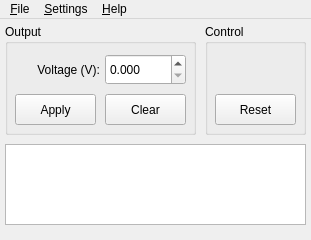
<?xml version="1.0" encoding="UTF-8"?>
<ui version="4.0">
 <class>MainWindow</class>
 <widget class="QMainWindow" name="MainWindow">
  <property name="geometry">
   <rect>
    <x>0</x>
    <y>0</y>
    <width>311</width>
    <height>240</height>
   </rect>
  </property>
  <property name="minimumSize">
   <size>
    <width>311</width>
    <height>240</height>
   </size>
  </property>
  <property name="maximumSize">
   <size>
    <width>311</width>
    <height>240</height>
   </size>
  </property>
  <property name="windowTitle">
   <string>FAU200 Power Supply</string>
  </property>
  <property name="windowIcon">
   <iconset resource="resources.qrc">
    <normaloff>:/icons/icons/active64.png</normaloff>
    <normalon>:/icons/icons/active64.png</normalon>
    <disabledoff>:/icons/icons/greyed64.png</disabledoff>
    <disabledon>:/icons/icons/greyed64.png</disabledon>
    <activeoff>:/icons/icons/active64.png</activeoff>
    <activeon>:/icons/icons/active64.png</activeon>
    <selectedoff>:/icons/icons/selected.png</selectedoff>
    <selectedon>:/icons/icons/selected.png</selectedon>:/icons/icons/active64.png</iconset>
  </property>
  <property name="locale">
   <locale language="English" country="UnitedStates"/>
  </property>
  <widget class="QWidget" name="centralWidget">
   <widget class="QGroupBox" name="groupBoxOutput">
    <property name="geometry">
     <rect>
      <x>5</x>
      <y>5</y>
      <width>191</width>
      <height>111</height>
     </rect>
    </property>
    <property name="title">
     <string>Output</string>
    </property>
    <widget class="QLabel" name="labelVolt">
     <property name="geometry">
      <rect>
       <x>10</x>
       <y>37</y>
       <width>85</width>
       <height>17</height>
      </rect>
     </property>
     <property name="text">
      <string>Voltage (V):</string>
     </property>
     <property name="alignment">
      <set>Qt::AlignRight|Qt::AlignTrailing|Qt::AlignVCenter</set>
     </property>
    </widget>
    <widget class="QDoubleSpinBox" name="doubleSpinBoxVolt">
     <property name="geometry">
      <rect>
       <x>100</x>
       <y>30</y>
       <width>81</width>
       <height>31</height>
      </rect>
     </property>
     <property name="decimals">
      <number>3</number>
     </property>
     <property name="maximum">
      <double>4.095000000000000</double>
     </property>
     <property name="singleStep">
      <double>0.100000000000000</double>
     </property>
    </widget>
    <widget class="QPushButton" name="pushButtonApply">
     <property name="geometry">
      <rect>
       <x>10</x>
       <y>70</y>
       <width>81</width>
       <height>31</height>
      </rect>
     </property>
     <property name="text">
      <string>Apply</string>
     </property>
    </widget>
    <widget class="QPushButton" name="pushButtonClear">
     <property name="geometry">
      <rect>
       <x>100</x>
       <y>70</y>
       <width>81</width>
       <height>31</height>
      </rect>
     </property>
     <property name="text">
      <string>Clear</string>
     </property>
    </widget>
   </widget>
   <widget class="QGroupBox" name="groupBoxControl">
    <property name="geometry">
     <rect>
      <x>205</x>
      <y>5</y>
      <width>101</width>
      <height>111</height>
     </rect>
    </property>
    <property name="title">
     <string>Control</string>
    </property>
    <widget class="QPushButton" name="pushButtonReset">
     <property name="geometry">
      <rect>
       <x>10</x>
       <y>70</y>
       <width>81</width>
       <height>31</height>
      </rect>
     </property>
     <property name="text">
      <string>Reset</string>
     </property>
    </widget>
   </widget>
   <widget class="QTextBrowser" name="textBrowserCommand">
    <property name="geometry">
     <rect>
      <x>5</x>
      <y>125</y>
      <width>301</width>
      <height>81</height>
     </rect>
    </property>
    <property name="font">
     <font>
      <family>Monospace</family>
      <pointsize>9</pointsize>
     </font>
    </property>
   </widget>
  </widget>
  <widget class="QMenuBar" name="menuBar">
   <property name="geometry">
    <rect>
     <x>0</x>
     <y>0</y>
     <width>311</width>
     <height>29</height>
    </rect>
   </property>
   <widget class="QMenu" name="menuFile">
    <property name="title">
     <string>&amp;File</string>
    </property>
    <addaction name="actionQuit"/>
   </widget>
   <widget class="QMenu" name="menuSettings">
    <property name="title">
     <string>&amp;Settings</string>
    </property>
    <addaction name="actionAutoApply"/>
    <addaction name="actionResetClear"/>
    <addaction name="separator"/>
    <addaction name="actionSerial"/>
   </widget>
   <widget class="QMenu" name="menuHelp">
    <property name="title">
     <string>&amp;Help</string>
    </property>
    <addaction name="actionAbout"/>
   </widget>
   <addaction name="menuFile"/>
   <addaction name="menuSettings"/>
   <addaction name="menuHelp"/>
  </widget>
  <action name="actionQuit">
   <property name="text">
    <string>&amp;Quit</string>
   </property>
   <property name="shortcut">
    <string>Ctrl+Q</string>
   </property>
  </action>
  <action name="actionAutoApply">
   <property name="checkable">
    <bool>true</bool>
   </property>
   <property name="text">
    <string>&amp;Auto Apply Changes</string>
   </property>
  </action>
  <action name="actionResetClear">
   <property name="checkable">
    <bool>true</bool>
   </property>
   <property name="checked">
    <bool>true</bool>
   </property>
   <property name="text">
    <string>&amp;Clear Settings after Reset</string>
   </property>
  </action>
  <action name="actionSerial">
   <property name="text">
    <string>&amp;Insert Serial Number</string>
   </property>
  </action>
  <action name="actionAbout">
   <property name="text">
    <string>&amp;About FAU200 GUI</string>
   </property>
  </action>
 </widget>
 <layoutdefault spacing="6" margin="11"/>
 <resources>
  <include location="resources.qrc"/>
 </resources>
 <connections>
  <connection>
   <sender>actionQuit</sender>
   <signal>triggered()</signal>
   <receiver>MainWindow</receiver>
   <slot>close()</slot>
   <hints>
    <hint type="sourcelabel">
     <x>-1</x>
     <y>-1</y>
    </hint>
    <hint type="destinationlabel">
     <x>155</x>
     <y>119</y>
    </hint>
   </hints>
  </connection>
 </connections>
</ui>
